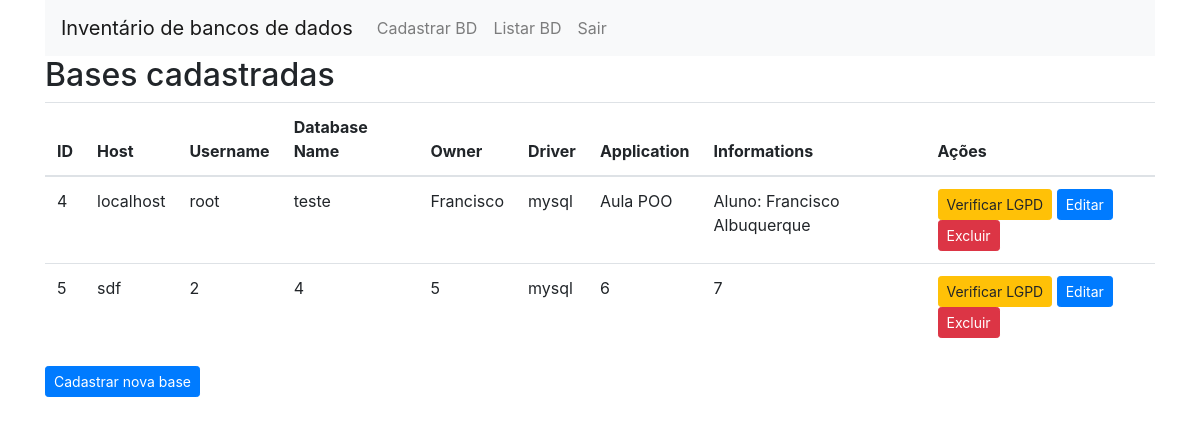
Page /databases.php (signed in) on the committed database.
### tables this page shows
CREATE TABLE `configs` (
  `id` int(11) NOT NULL,
  `host` varchar(255) NOT NULL,
  `username` varchar(255) NOT NULL,
  `password` varchar(255) NOT NULL,
  `database_name` varchar(255) NOT NULL,
  `owner` varchar(255) NOT NULL,
  `driver` varchar(255) NOT NULL,
  `application` varchar(255) NOT NULL,
  `informations` text NOT NULL
);

### autoload.php (called while the page is built, shortened)
<?php
require_once 'includes/menu.php';
require_once 'includes/config.php';
?>

### includes/config.php (called while the page is built)
<?php
$dsn = 'mysql:host=localhost;dbname=aula_pos_poo';
$username = 'root';
$password = '';
?>

### classes/DatabaseConfig.php (called while the page is built, shortened)
<?php
require_once "autoload.php";
class DatabaseConfig
{
    private $pdo;
    public function __construct()
    {
        include(__DIR__ . '/../includes/config.php');
        try {
            $this->pdo = new PDO($dsn, $username, $password);
            $this->pdo->setAttribute(PDO::ATTR_ERRMODE, PDO::ERRMODE_EXCEPTION);
        } catch (PDOException $e) {
            die('Erro na conexão com o banco de dados: ' . $e->getMessage());
        }
    }
    public function getAllConfigs()
    {
        $sql = 'SELECT * FROM configs';
        $stmt = $this->pdo->query($sql);
        return $stmt->fetchAll(PDO::FETCH_ASSOC);
    }
}

### databases.php (the view, shortened to what this page needs)
<!DOCTYPE html>
<html>
<head>
    <link rel="stylesheet" href="https://maxcdn.bootstrapcdn.com/bootstrap/4.5.2/css/bootstrap.min.css">
</head>
<body>
    <div class="container">
        <?php
        require_once 'autoload.php';
        $config = new DatabaseConfig();
        ?>
<h2>Bases cadastradas</h2>
    <table class="table">
        <thead>
            <tr>
                <th>ID</th>
                <th>Host</th>
                <th>Username</th>
                <th>Database Name</th>
                <th>Owner</th>
                <th>Driver</th>
                <th>Application</th>
                <th>Informations</th>
                <th>Ações</th>
            </tr>
        </thead>
        <tbody>
            <?php
            $allConfigs = $config->getAllConfigs();
            foreach ($allConfigs as $row) {
                echo "<tr>";
                echo "<td>" . $row['id'] . "</td>";
                echo "<td>" . $row['host'] . "</td>";
                echo "<td>" . $row['username'] . "</td>";
                echo "<td>" . $row['database_name'] . "</td>";
                echo "<td>" . $row['owner'] . "</td>";
                echo "<td>" . $row['driver'] . "</td>";
                echo "<td>" . $row['application'] . "</td>";
                echo "<td>" . $row['informations'] . "</td>";
                echo "<td><a href='lgpd.php?id=" . $row['id'] . "' class='btn btn-warning btn-sm'>Verificar LGPD</a> ";
                echo "<a href='edit.php?id=" . $row['id'] . "' class='btn btn-primary btn-sm'>Editar</a> ";
                echo "<a href='databases.php?delete=" . $row['id'] . "' class='btn btn-danger btn-sm' onclick='return confirm(\"Tem certeza que deseja excluir esta configuração?\")'>Excluir</a></td>";
                echo "</tr>";
            }
            ?>
        </tbody>
    </table>
    <a href='newdatabase.php?" . "' class='btn btn-primary btn-sm'>Cadastrar nova base</a>
</div>

### includes/menu.php (shortened to what this page needs)
<?php
$menuItems = array(
    array("name" => "Cadastrar BD", "link" => "newdatabase.php"),
    array("name" => "Listar BD", "link" => "databases.php"),
    array("name" => "Sair", "link" => "logoff.php")
);
?>
<nav class="navbar navbar-expand-lg navbar-light bg-light">
    <a class="navbar-brand" href="#">Inventário de bancos de dados</a>
    <div class="collapse navbar-collapse" id="navbarNav">
        <ul class="navbar-nav">
            <?php foreach ($menuItems as $menuItem) { ?>
                <li class="nav-item">
                    <a class="nav-link" href="<?php echo $menuItem['link']; ?>"><?php echo $menuItem['name']; ?></a>
                </li>
            <?php } ?>
        </ul>
    </div>
</nav>

### rows in the picture
configs: id "4", host "localhost", username "root", database_name "teste", owner "Francisco", driver "mysql", application "Aula POO", informations "Aluno: Francisco Albuquerque"
configs: id "5", host "sdf", username "2", database_name "4", owner "5", driver "mysql", application "6", informations "7"

### other values in the picture
$menuItem['name'] "Cadastrar BD"
$menuItem['name'] "Listar BD"
$menuItem['name'] "Sair"
